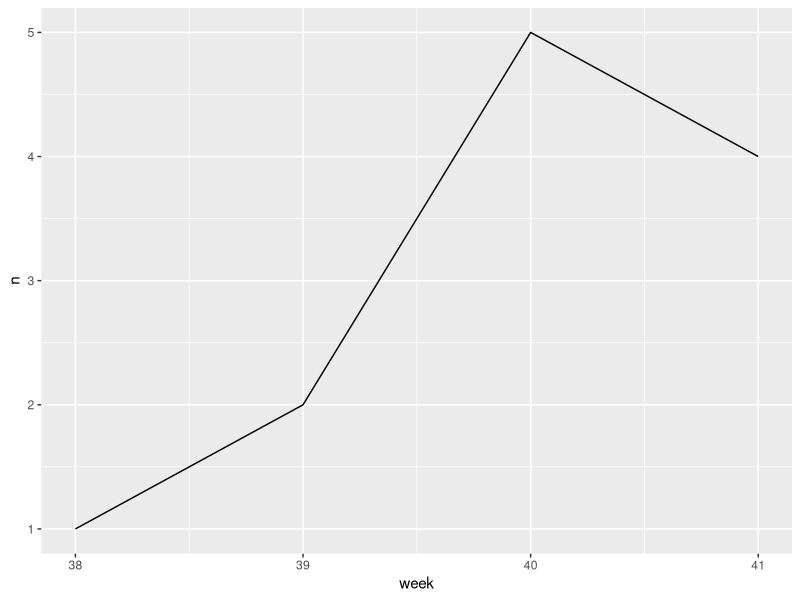

Generate this figure with R:
## ---- chunk 1
#| label: load-packages
#| message: false

library(tidyverse)
library(lubridate)
## ---- chunk 2
#| label: load-data
#| message: false

yc_reviews_all <- read_csv("data/yc-reviews-all.csv")
## ---- chunk 3
#| label: plot-reviews

yc_reviews_all |>
  mutate(
    date = mdy(country_date),
    week = week(date),
    review = str_to_lower(review),
    title = str_to_lower(title),
    no_scent = case_when(
      str_detect(review, "no scent") | str_detect(title, "no scent") ~ "mentioned",
      str_detect(review, "no smell") | str_detect(title, "no smell") ~ "mentioned",
      TRUE ~ "not mentioned"
    )
  ) |>
  count(week, no_scent) |>
  filter(no_scent == "mentioned") |>
  ggplot(aes(x = week, y = n, group = 1)) +
  geom_line()
